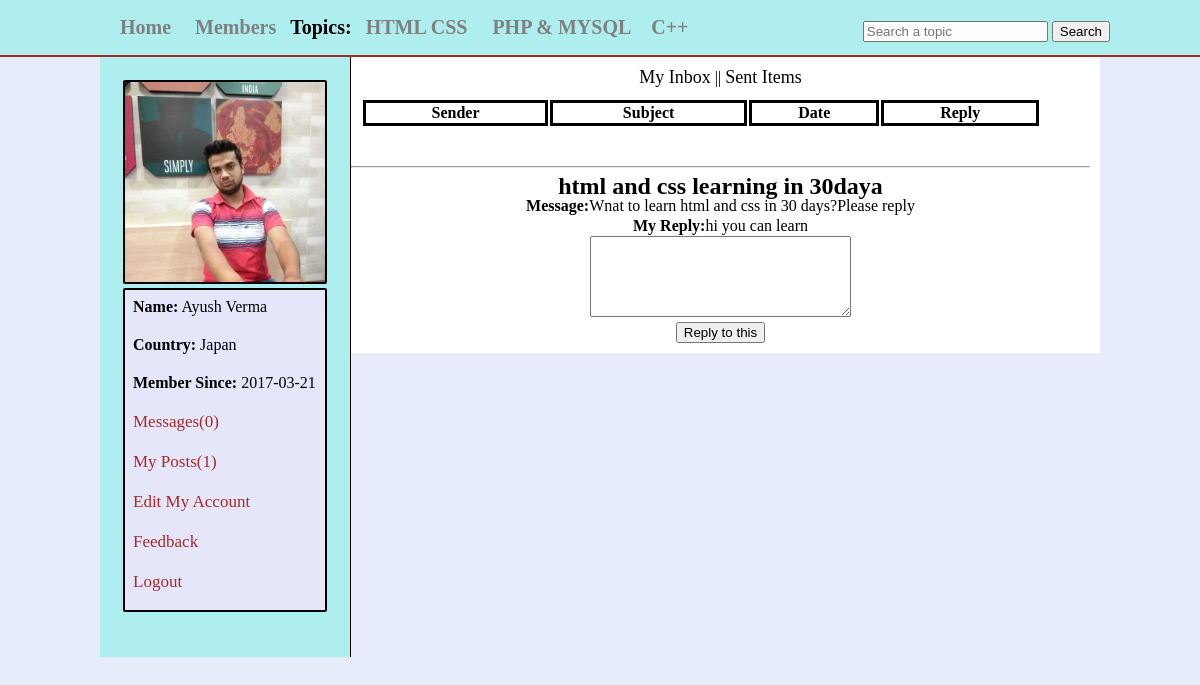
Screenshot of /my_messages.php?msg_id=3 (signed in) with the database file from the repository.
### tables this page shows
CREATE TABLE IF NOT EXISTS `topics` (
  `topic_id` int(100) NOT NULL AUTO_INCREMENT,
  `topic_title` varchar(255) NOT NULL,
  PRIMARY KEY (`topic_id`)
);

CREATE TABLE IF NOT EXISTS `users` (
  `user_id` int(11) NOT NULL AUTO_INCREMENT,
  `user_name` varchar(255) NOT NULL,
  `user_pass` varchar(255) NOT NULL,
  `user_email` varchar(255) NOT NULL,
  `user_country` text NOT NULL,
  `user_gender` text NOT NULL,
  `user_birthday` text NOT NULL,
  `status` text NOT NULL,
  `ver_code` int(100) NOT NULL,
  `posts` text NOT NULL,
  `user_image` text NOT NULL,
  `register_date` date NOT NULL,
  `last_login` date NOT NULL,
  PRIMARY KEY (`user_id`)
);

CREATE TABLE IF NOT EXISTS `messages` (
  `msg_id` int(11) NOT NULL AUTO_INCREMENT,
  `sender` int(11) NOT NULL,
  `receiver` int(11) NOT NULL,
  `msg_sub` text NOT NULL,
  `msg_topic` text NOT NULL,
  `reply` text NOT NULL,
  `status` text NOT NULL,
  `msg_date` timestamp NOT NULL DEFAULT CURRENT_TIMESTAMP ON UPDATE CURRENT_TIMESTAMP,
  PRIMARY KEY (`msg_id`)
);

### my_messages.php (the view, shortened to what this page needs)
<?php
include("functions/functions.php");
if(!isset($_SESSION['user_email']))
{
	header("location:index.php");
}
else
{
?>
<!DOCTYPE HTML>
<html>
	<head>
		<link rel="stylesheet" href="styles/home_style.css" media="all"/>
	</head>
<body>
	<div class="container">
		<div id="header_wrapper">
			<div id="header">
				<ul id="menu">
					<li><a href="home.php">Home</a></li>
					<li><a href="members.php">Members</a></li>
					<strong>Topics:</strong>
					<?php
					$get_topics = "select * from topics";
					$run_topics = mysqli_query($con,$get_topics);
					while($row=mysqli_fetch_array($run_topics))
					{
						$topic_id = $row['topic_id'];
						$topic_title = $row['topic_title'];
						echo "<li><a href='topic.php?topic=$topic_id'>$topic_title</a></li>";
					}
					?>
				</ul>
				<form method="get" action="results.php" id="form1">
					<input type="text" name="user_query" placeholder="Search a topic"/>
					<input type="submit" name="search" value="Search"/>
				</form>
			</div>
			</div>
			<div class="content">
				<div id="user_timeline">
					<div id="user_details">
						<?php
							$user = $_SESSION['user_email'];
							$get_user = "select * from users where user_email='$user'";
							$run_user = mysqli_query($con,$get_user);
							$row = mysqli_fetch_array($run_user);
							$user_id = $row['user_id'];
							$user_name = $row['user_name'];
							$user_country = $row['user_country'];
							$user_image =$row['user_image'];
							$register_date = $row['register_date'];
							$last_login = $row['last_login'];
							$user_posts = "select * from posts where user_id='$user_id'";
							$run_posts = mysqli_query($con,$user_posts);
							$posts = mysqli_num_rows($run_posts);
							$sel_msg = "select * from messages where receiver ='$user_id' AND status='unread' ORDER BY 1 DESC";
							$run_msg = mysqli_query($con,$sel_msg);
							$count_msg = mysqli_num_rows($run_msg);
							echo "
								<img src ='user/user_image/$user_image' width='200' height='200'></img>
								<div id='mention'>
								<p><strong>Name:</strong> $user_name</p>
								<p><strong>Country:</strong> $user_country</p>
								<p><strong>Member Since:</strong> $register_date</p>
								<p><a href='my_messages.php?inbox&u_id=$user_id'>Messages($count_msg)</a></p>
								<p><a href='my_posts.php?u_id=$user_id'>My Posts($posts)</a></p>
								<p><a href='edit_profile.php?u_id=$user_id'>Edit My Account</a></p>
								<p><a href='feedback.php'>Feedback</a></p>
								<p><a href='logout.php'>Logout</a></p></div>
								";
						?>
					</div>
				</div>
				<div id="msg">
						<p align="center"><a href="my_messages.php?inbox">My Inbox</a> ||
						<a href="sent.php">Sent Items</a>
						</p>
						<table width="700">
						<tr>
							<th>Sender</th>
							<th>Subject</th>
							<th>Date</th>
							<th>Reply</th>
						</tr>
						</table>
							<?php
								if(isset($_GET['msg_id']))
								{
								$get_id = $_GET['msg_id'];
								$sel_message = "select * from messages where msg_id='$get_id'";
								$run_message = mysqli_query($con,$sel_message);
								$row_message = mysqli_fetch_array($run_message);
								$msg_subject = $row_message['msg_sub'];
								$msg_topic = $row_message['msg_topic'];
								$reply_content = $row_message['reply'];
								echo	"<center></br><hr>
								<h2>$msg_subject</h2>
								<p><b>Message:</b>$msg_topic</p>
								<p><b>My Reply:</b>$reply_content</p>
								<form action='' method='post'>
									<textarea cols='30' rows= '5'name='reply'></textarea></br>
									<input type='submit' name='msg_reply' value='Reply to this'/>
								</form>
								</center>
								";
								}
							?>
				</div>
			</div>
	</div>
</body>
</html>
<?php } ?>

### styles/home_style.css (style rules this page uses)
html, body, div, span, applet, object, iframe, h1, h2, h3, h4, h5, h6, p, blockquote, pre, a, abbr, acronym, address, big, cite, code, del, dfn, em, img, ins, kbd, q, s, samp, small, strike, strong, sub, sup, tt, var, b, u, i, center, dl, dt, dd, ol, ul, li, fieldset, form, label, legend, table, caption, tbody, tfoot, thead, tr, th, td, article, aside, canvas, details, embed, figure, figcaption, footer, header, hgroup, menu, nav, output, ruby, section, summary, time, mark, audio, video { margin: 0; padding: 0; border: 0; }
body { //line-height:1px; background:#E6ECFA; }
.container { padding:0; margin:0; background:#E6ECFA; }
#header_wrapper { width:100%; height:35px; margin:0 auto; border-bottom:2px solid brown; background:#AFEEEE; padding:10px; }
#header { width:1000px; height:35px; margin: 0 auto; }
#menu strong { font-size:20px; }
#menu { line-height:35px; padding:0; margin:0; float:left; }
#menu li { display:inline; list-style:none; }
#menu a { margin:5px; padding:5px; text-decoration:none; color:gray; font-size:20px; font-weight:bold; }
#form1 { float:right; line-height:35px; padding-top:3px; }

### my_messages.php (style rules this page uses)
.content { width:1000px; margin: 0 auto; }
#user_timeline { background:#AFEEEE; width:250px; float:left; height:600px; border-right:1px solid black; }
#user_details { padding:23px; }
#user_details img { border:2px solid black; border-radius:2px; text-align:center; }
#user_details p { margin-bottom:10px; padding:5px; }
#user_details a { color:brown; font-size:17px; text-decoration:none; }
#mention { background:#E6E6FA; border:2px solid black; border-radius:2px; padding:3px; }
#msg { padding:10px; line-height:20px; background:white; margin:0 auto; }
#msg th { border:3px solid black; background: }
#msg table,td { padding:10px; }
#msg a { text-decoration:none; font-size:18px; color:black; }

### rows the page displays
topics: topic_title "HTML CSS"
topics: topic_title "PHP & MYSQL"
topics: topic_title "C++"
users: user_image (picture), user_name "Ayush Verma", user_country "Japan", register_date "2017-03-21"
messages: msg_sub "html and css learning in 30daya", msg_topic "Wnat to learn html and css in 30 days?Please reply", reply "hi you can learn"

### other values shown
$count_msg "0"
$posts "1"
